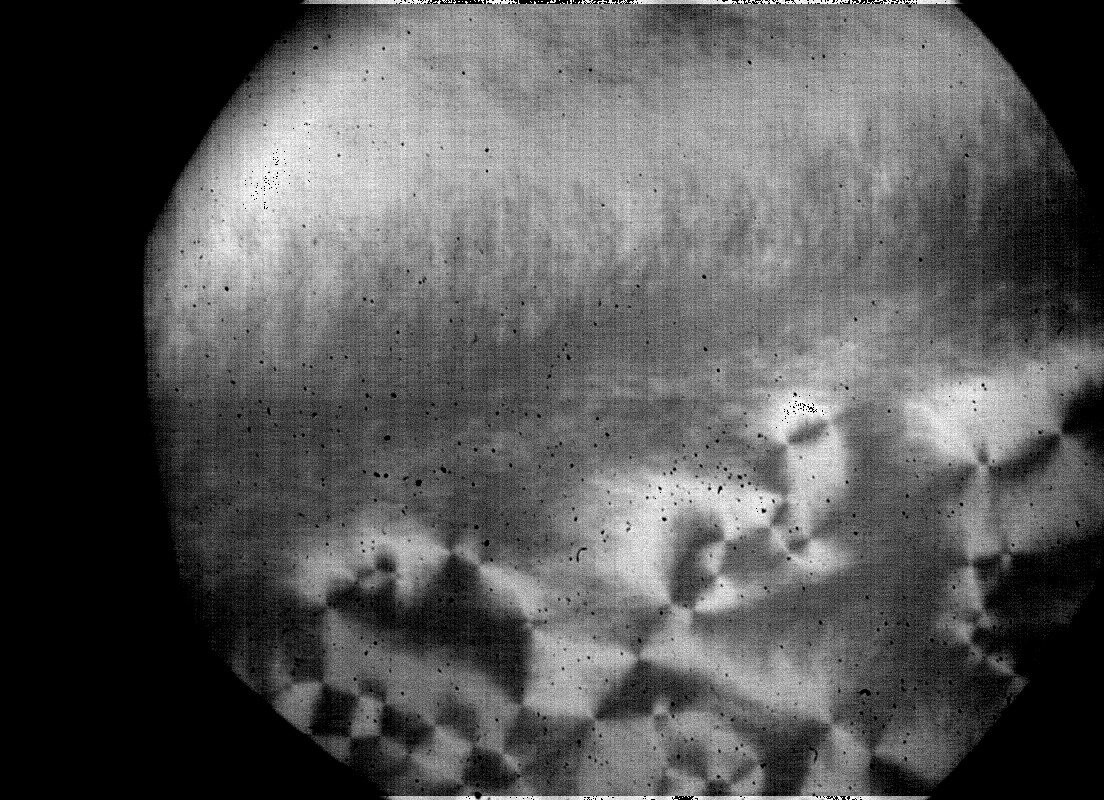
#> input picture images/r1_0507.tif, 1104 x 800 px; its folder holds 4 pictures in this run
$ python imageProcess.py
#> lines starting #> are read from the running program, lines starting #| are printed output that depends on the picture
import glob
import os
import numpy as np
from PIL import Image

images = glob.glob('./images/*.tif')

print("Found "+str(len(images))+" images to darken.")

for imageName in images:
	image = Image.open(imageName)
#> image is the input picture: PIL image 1104x800 L; min 0, max 255, mean 86.4
	print(imageName)
	data = np.asarray(image)

	image = Image.fromarray(data//4)
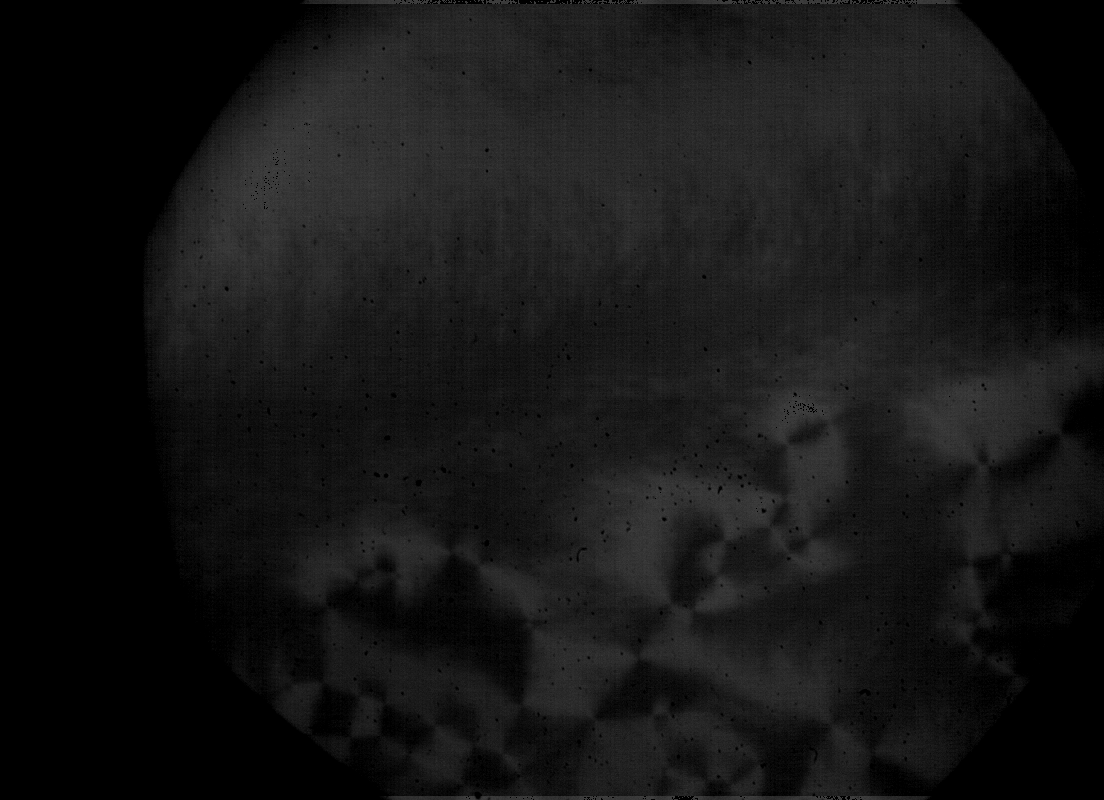
#> image: PIL image 1104x800 L; min 0, max 63, mean 21.3
	name = "./darkened_images/"+imageName.split('.')[1].split("\\")[-1]+'.jpg'

	image.save(name)
#> pass 2 of the loop `for imageName in images:`:
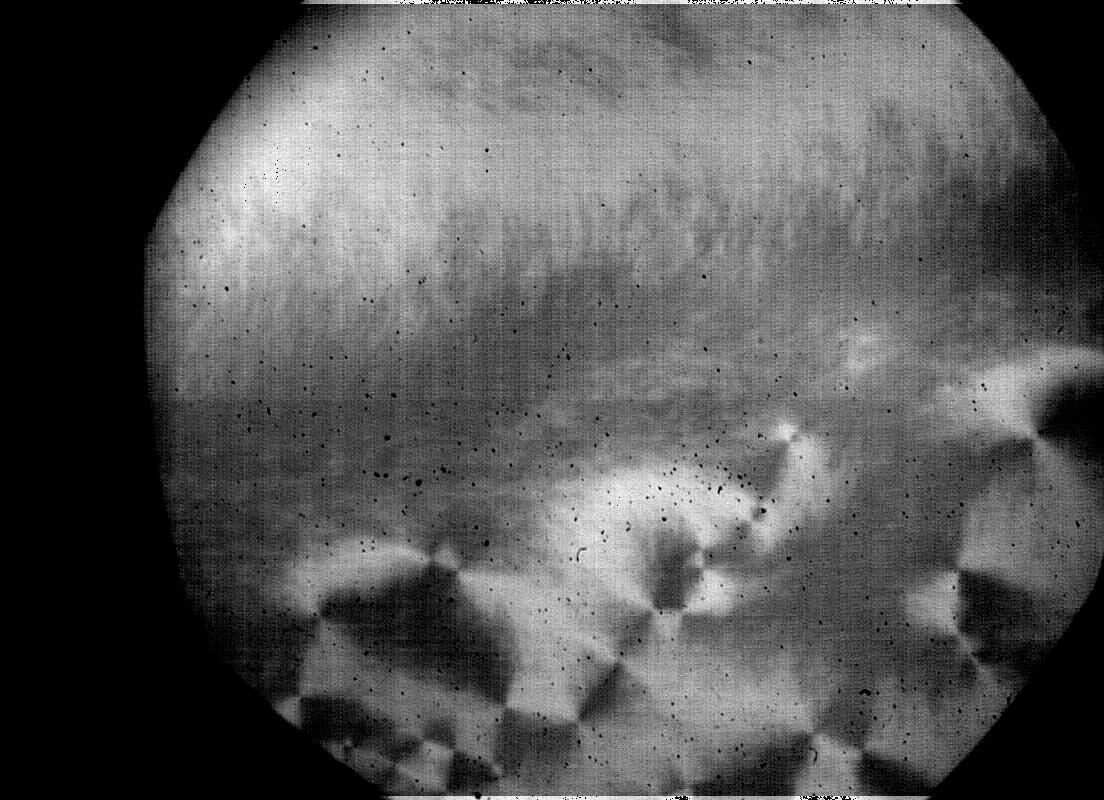
#> input picture images/r1_1007.tif, 1104 x 800 px
#> image is the input picture: PIL image 1104x800 L; min 0, max 255, mean 85.3
#> `image = Image.fromarray(data//4)`:
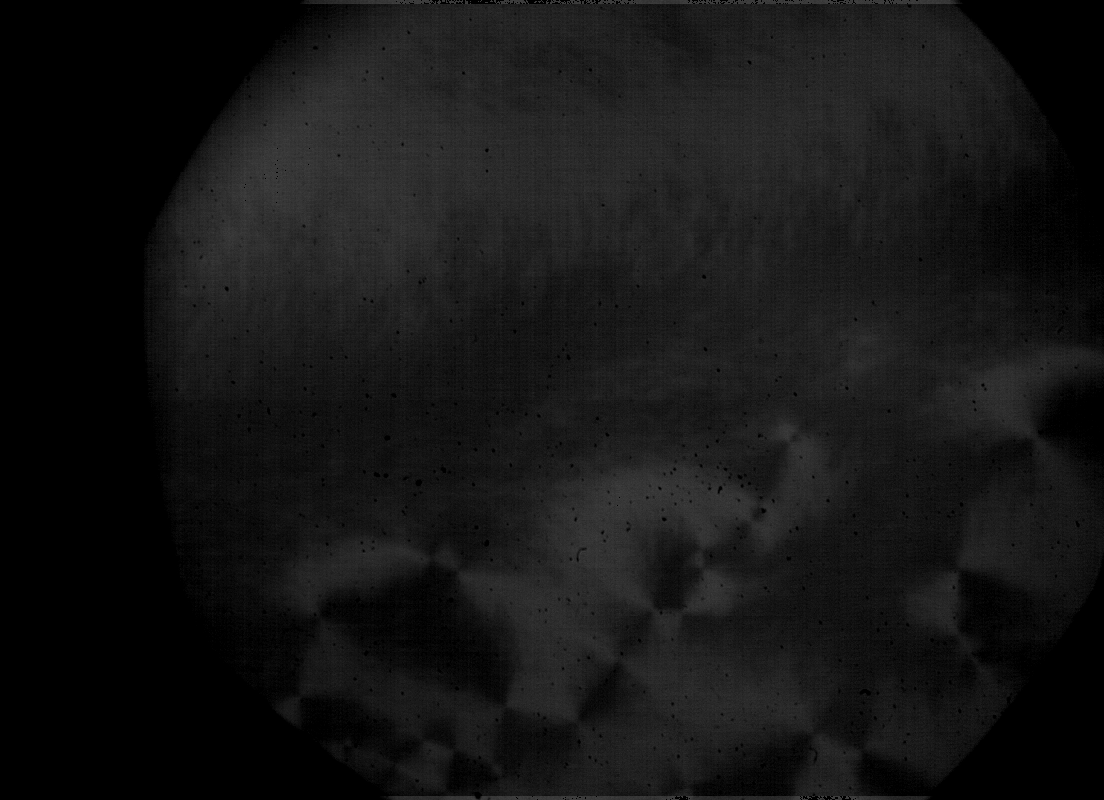
#> image: PIL image 1104x800 L; min 0, max 63, mean 21
#> pass 3 of the loop `for imageName in images:`:
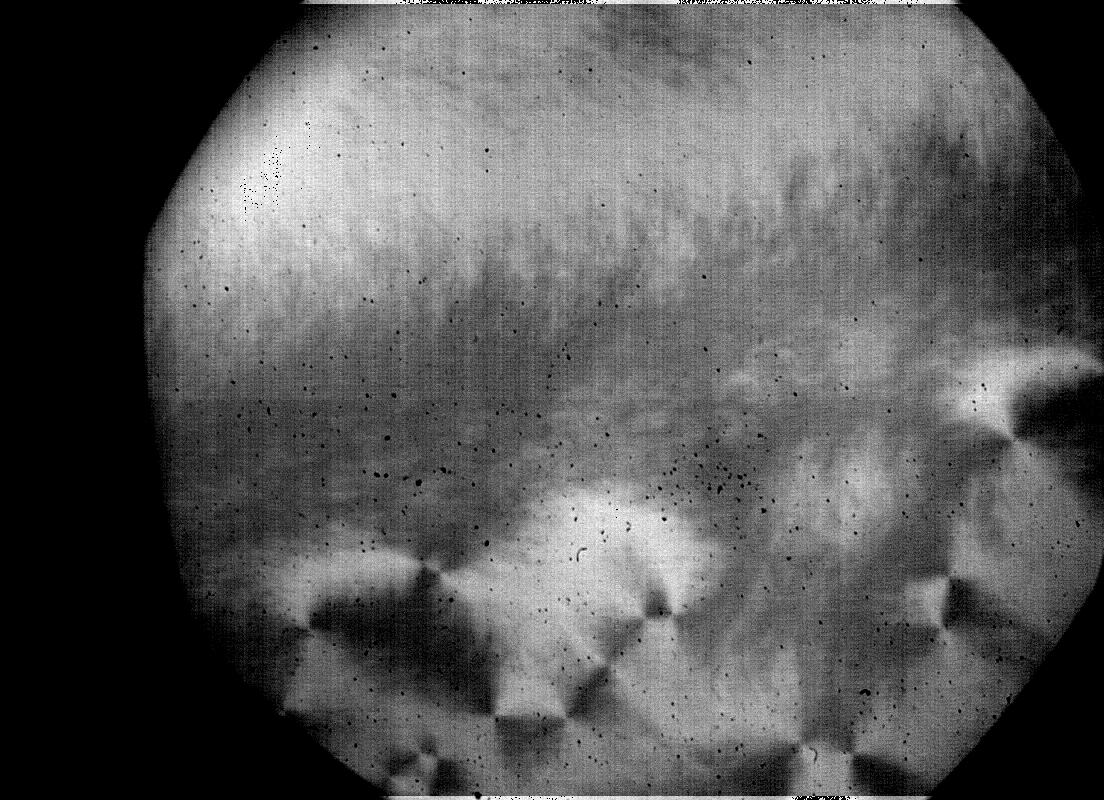
#> input picture images/r1_1507.tif, 1104 x 800 px
#> image is the input picture: PIL image 1104x800 L; min 0, max 255, mean 87.1
#> `image = Image.fromarray(data//4)`:
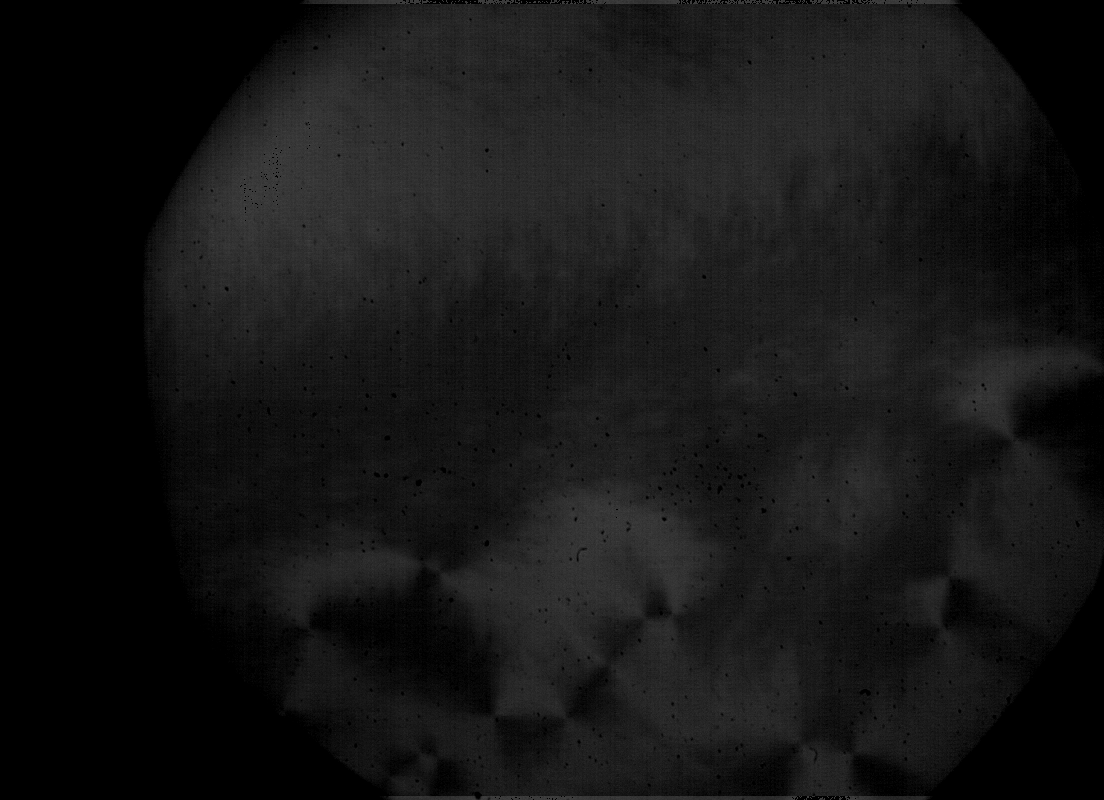
#> image: PIL image 1104x800 L; min 0, max 63, mean 21.5
#> the loop made 4 passes; the first 3 are shown

print("Done.")

# [11 lines of commented-out code are left out]
